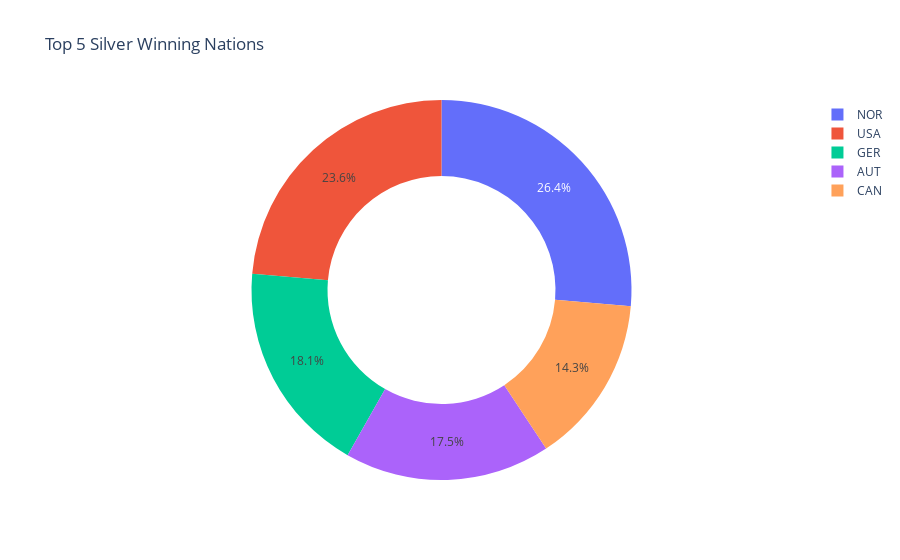

Notebook cell for this chart:
### Code cell
silver_medal = olympic_data[olympic_data['Medal']=="Silver"] \
            .groupby(["Country"])\
            .count()\
            .sort_values(by='Medal', ascending=False).reset_index()
line_colors = ["red", "blue","green","yellow","orange"]
silver_medal_plot= px.pie(silver_medal.head(5), values='Medal',hole=0.6, names='Country',title="Top 5 Silver Winning Nations")
silver_medal_plot.show()

### Figure 1 — Plotly figure (JSON) as saved in the notebook; plotly's stock layout.template omitted (floating-point values rounded to 4 significant figures)
{"data": [{"domain": {"x": [0, 1], "y": [0, 1]}, "hole": 0.6, "hovertemplate": "Country=%{label}<br>Medal=%{value}<extra></extra>", "labels": ["NOR", "USA", "GER", "AUT", "CAN"], "legendgroup": "", "name": "", "showlegend": true, "type": "pie", "values": [125, 112, 86, 83, 68]}], "layout": {"legend": {"tracegroupgap": 0}, "title": {"text": "Top 5 Silver Winning Nations"}}}
